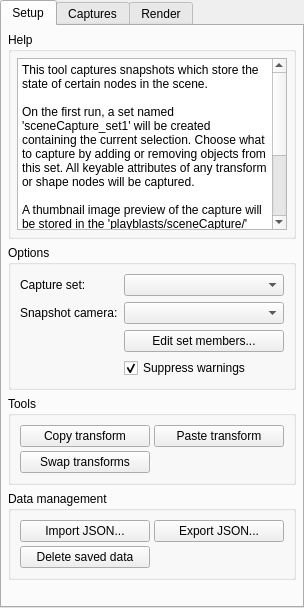
<?xml version="1.0" encoding="UTF-8"?>
<ui version="4.0">
 <class>capture_main</class>
 <widget class="QWidget" name="capture_main">
  <property name="geometry">
   <rect>
    <x>0</x>
    <y>0</y>
    <width>304</width>
    <height>608</height>
   </rect>
  </property>
  <property name="windowTitle">
   <string>Scene Capture</string>
  </property>
  <property name="styleSheet">
   <string notr="true">QWidget[bgoverride=&quot;true&quot;] {
	background-color: #333;
}
</string>
  </property>
  <layout class="QVBoxLayout" name="verticalLayout">
   <property name="margin">
    <number>0</number>
   </property>
   <item>
    <widget class="QTabWidget" name="tabWidget">
     <property name="currentIndex">
      <number>0</number>
     </property>
     <widget class="QWidget" name="setup_tab">
      <attribute name="title">
       <string>Setup</string>
      </attribute>
      <layout class="QVBoxLayout" name="setupTab_verticalLayout">
       <property name="margin">
        <number>6</number>
       </property>
       <item>
        <widget class="QGroupBox" name="help_groupBox">
         <property name="sizePolicy">
          <sizepolicy hsizetype="Preferred" vsizetype="Maximum">
           <horstretch>0</horstretch>
           <verstretch>0</verstretch>
          </sizepolicy>
         </property>
         <property name="title">
          <string>Help</string>
         </property>
         <layout class="QVBoxLayout" name="help_verticalLayout">
          <property name="spacing">
           <number>4</number>
          </property>
          <property name="margin">
           <number>6</number>
          </property>
          <item>
           <widget class="QPlainTextEdit" name="plainTextEdit">
            <property name="sizePolicy">
             <sizepolicy hsizetype="Expanding" vsizetype="Maximum">
              <horstretch>0</horstretch>
              <verstretch>0</verstretch>
             </sizepolicy>
            </property>
            <property name="readOnly">
             <bool>true</bool>
            </property>
            <property name="plainText">
             <string>This tool captures snapshots which store the state of certain nodes in the scene.

On the first run, a set named 'sceneCapture_set1' will be created containing the current selection. Choose what to capture by adding or removing objects from this set. All keyable attributes of any transform or shape nodes will be captured.

A thumbnail image preview of the capture will be stored in the 'playblasts/sceneCapture/&lt;Scene&gt;' subfolder of the current Maya project. If there is a camera in the set, this will be used for snaphots. If there is more than one camera, it can be selected from the options below. If the set contains no cameras, the snapshot cam will default to 'persp'. The image dimensions set in the Render Globals will be used.</string>
            </property>
           </widget>
          </item>
         </layout>
        </widget>
       </item>
       <item>
        <widget class="QGroupBox" name="options_groupBox">
         <property name="title">
          <string>Options</string>
         </property>
         <layout class="QFormLayout" name="formLayout">
          <property name="fieldGrowthPolicy">
           <enum>QFormLayout::AllNonFixedFieldsGrow</enum>
          </property>
          <item row="0" column="0">
           <widget class="QLabel" name="set_label">
            <property name="text">
             <string>Capture set:</string>
            </property>
           </widget>
          </item>
          <item row="0" column="1">
           <widget class="QComboBox" name="set_comboBox"/>
          </item>
          <item row="1" column="0">
           <widget class="QLabel" name="snapCam_label">
            <property name="text">
             <string>Snapshot camera:</string>
            </property>
           </widget>
          </item>
          <item row="1" column="1">
           <widget class="QComboBox" name="snapCam_comboBox"/>
          </item>
          <item row="3" column="1">
           <widget class="QCheckBox" name="noWarnings_checkBox">
            <property name="text">
             <string>Suppress warnings</string>
            </property>
            <property name="checked">
             <bool>true</bool>
            </property>
           </widget>
          </item>
          <item row="2" column="1">
           <widget class="QPushButton" name="setEditor_pushButton">
            <property name="toolTip">
             <string>Copy transform from last selected object</string>
            </property>
            <property name="text">
             <string>Edit set members...</string>
            </property>
            <property name="iconSize">
             <size>
              <width>24</width>
              <height>24</height>
             </size>
            </property>
           </widget>
          </item>
         </layout>
        </widget>
       </item>
       <item>
        <widget class="QGroupBox" name="tools_groupBox">
         <property name="title">
          <string>Tools</string>
         </property>
         <layout class="QGridLayout" name="gridLayout">
          <property name="spacing">
           <number>4</number>
          </property>
          <item row="0" column="1">
           <widget class="QPushButton" name="xformPaste_pushButton">
            <property name="toolTip">
             <string>Paste transform to selected object(s)</string>
            </property>
            <property name="text">
             <string>Paste transform</string>
            </property>
            <property name="icon">
             <iconset resource="icons.qrc">
              <normaloff>:/icons/paste.png</normaloff>:/icons/paste.png</iconset>
            </property>
            <property name="iconSize">
             <size>
              <width>24</width>
              <height>24</height>
             </size>
            </property>
           </widget>
          </item>
          <item row="1" column="0">
           <widget class="QPushButton" name="xformSwap_pushButton">
            <property name="toolTip">
             <string>Swap positions of two objects</string>
            </property>
            <property name="text">
             <string>Swap transforms</string>
            </property>
            <property name="icon">
             <iconset resource="icons.qrc">
              <normaloff>:/icons/swap.png</normaloff>:/icons/swap.png</iconset>
            </property>
            <property name="iconSize">
             <size>
              <width>24</width>
              <height>24</height>
             </size>
            </property>
           </widget>
          </item>
          <item row="0" column="0">
           <widget class="QPushButton" name="xformCopy_pushButton">
            <property name="toolTip">
             <string>Copy transform from last selected object</string>
            </property>
            <property name="text">
             <string>Copy transform</string>
            </property>
            <property name="icon">
             <iconset resource="icons.qrc">
              <normaloff>:/icons/copy.png</normaloff>:/icons/copy.png</iconset>
            </property>
            <property name="iconSize">
             <size>
              <width>24</width>
              <height>24</height>
             </size>
            </property>
           </widget>
          </item>
         </layout>
        </widget>
       </item>
       <item>
        <widget class="QGroupBox" name="data_groupBox">
         <property name="title">
          <string>Data management</string>
         </property>
         <layout class="QGridLayout" name="gridLayout_2">
          <property name="spacing">
           <number>4</number>
          </property>
          <item row="0" column="0">
           <widget class="QPushButton" name="import_pushButton">
            <property name="toolTip">
             <string>Import capture data from JSON file</string>
            </property>
            <property name="text">
             <string>Import JSON...</string>
            </property>
            <property name="icon">
             <iconset resource="icons.qrc">
              <normaloff>:/icons/import.png</normaloff>:/icons/import.png</iconset>
            </property>
            <property name="iconSize">
             <size>
              <width>24</width>
              <height>24</height>
             </size>
            </property>
           </widget>
          </item>
          <item row="0" column="1">
           <widget class="QPushButton" name="export_pushButton">
            <property name="toolTip">
             <string>Export capture data to JSON file</string>
            </property>
            <property name="text">
             <string>Export JSON...</string>
            </property>
            <property name="icon">
             <iconset resource="icons.qrc">
              <normaloff>:/icons/export.png</normaloff>:/icons/export.png</iconset>
            </property>
            <property name="iconSize">
             <size>
              <width>24</width>
              <height>24</height>
             </size>
            </property>
           </widget>
          </item>
          <item row="1" column="0">
           <widget class="QPushButton" name="delData_pushButton">
            <property name="toolTip">
             <string>Delete all external capture data for this scene</string>
            </property>
            <property name="text">
             <string>Delete saved data</string>
            </property>
            <property name="icon">
             <iconset resource="icons.qrc">
              <normaloff>:/icons/delete.png</normaloff>:/icons/delete.png</iconset>
            </property>
            <property name="iconSize">
             <size>
              <width>24</width>
              <height>24</height>
             </size>
            </property>
           </widget>
          </item>
         </layout>
        </widget>
       </item>
       <item>
        <spacer name="verticalSpacer_2">
         <property name="orientation">
          <enum>Qt::Vertical</enum>
         </property>
         <property name="sizeHint" stdset="0">
          <size>
           <width>20</width>
           <height>40</height>
          </size>
         </property>
        </spacer>
       </item>
      </layout>
     </widget>
     <widget class="QWidget" name="captures_tab">
      <attribute name="title">
       <string>Captures</string>
      </attribute>
      <layout class="QVBoxLayout" name="capturesTab_verticalLayout">
       <property name="margin">
        <number>6</number>
       </property>
       <item>
        <widget class="QGroupBox" name="newCapture_GroupBox">
         <property name="enabled">
          <bool>true</bool>
         </property>
         <property name="sizePolicy">
          <sizepolicy hsizetype="Preferred" vsizetype="Maximum">
           <horstretch>0</horstretch>
           <verstretch>0</verstretch>
          </sizepolicy>
         </property>
         <property name="title">
          <string>Create new capture</string>
         </property>
         <layout class="QHBoxLayout" name="horizontalLayout_3">
          <property name="spacing">
           <number>4</number>
          </property>
          <property name="margin">
           <number>6</number>
          </property>
          <item>
           <widget class="QLabel" name="captureName_label">
            <property name="text">
             <string>Name:</string>
            </property>
           </widget>
          </item>
          <item>
           <widget class="QLineEdit" name="captureName_lineEdit">
            <property name="text">
             <string/>
            </property>
            <property name="frame">
             <bool>true</bool>
            </property>
            <property name="dragEnabled">
             <bool>false</bool>
            </property>
           </widget>
          </item>
          <item>
           <widget class="QToolButton" name="capture_toolButton">
            <property name="sizePolicy">
             <sizepolicy hsizetype="Maximum" vsizetype="Fixed">
              <horstretch>0</horstretch>
              <verstretch>0</verstretch>
             </sizepolicy>
            </property>
            <property name="toolTip">
             <string>Capture</string>
            </property>
            <property name="autoFillBackground">
             <bool>false</bool>
            </property>
            <property name="text">
             <string>Capture</string>
            </property>
            <property name="icon">
             <iconset resource="icons.qrc">
              <normaloff>:/icons/capture.png</normaloff>:/icons/capture.png</iconset>
            </property>
            <property name="iconSize">
             <size>
              <width>24</width>
              <height>24</height>
             </size>
            </property>
            <property name="autoExclusive">
             <bool>false</bool>
            </property>
           </widget>
          </item>
         </layout>
        </widget>
       </item>
       <item>
        <widget class="QGroupBox" name="captures_groupBox">
         <property name="enabled">
          <bool>true</bool>
         </property>
         <property name="title">
          <string>Captures</string>
         </property>
         <property name="bgoverride" stdset="0">
          <bool>false</bool>
         </property>
         <layout class="QVBoxLayout" name="capturesGroup_verticalLayout">
          <property name="spacing">
           <number>4</number>
          </property>
          <property name="margin">
           <number>6</number>
          </property>
          <item>
           <widget class="QScrollArea" name="scrollArea">
            <property name="frameShape">
             <enum>QFrame::NoFrame</enum>
            </property>
            <property name="frameShadow">
             <enum>QFrame::Plain</enum>
            </property>
            <property name="lineWidth">
             <number>0</number>
            </property>
            <property name="widgetResizable">
             <bool>true</bool>
            </property>
            <property name="bgoverride" stdset="0">
             <bool>false</bool>
            </property>
            <widget class="QWidget" name="scrollAreaWidgetContents">
             <property name="geometry">
              <rect>
               <x>0</x>
               <y>0</y>
               <width>272</width>
               <height>16</height>
              </rect>
             </property>
             <property name="sizePolicy">
              <sizepolicy hsizetype="Preferred" vsizetype="Maximum">
               <horstretch>0</horstretch>
               <verstretch>0</verstretch>
              </sizepolicy>
             </property>
             <property name="bgoverride" stdset="0">
              <bool>false</bool>
             </property>
             <layout class="QVBoxLayout" name="captures_verticalLayout">
              <property name="spacing">
               <number>4</number>
              </property>
              <property name="margin">
               <number>0</number>
              </property>
             </layout>
            </widget>
           </widget>
          </item>
         </layout>
        </widget>
       </item>
      </layout>
     </widget>
     <widget class="QWidget" name="render_tab">
      <attribute name="title">
       <string>Render</string>
      </attribute>
      <layout class="QVBoxLayout" name="renderTab_verticalLayout">
       <property name="margin">
        <number>6</number>
       </property>
       <item>
        <widget class="QGroupBox" name="render_groupBox">
         <property name="enabled">
          <bool>true</bool>
         </property>
         <property name="sizePolicy">
          <sizepolicy hsizetype="Preferred" vsizetype="Maximum">
           <horstretch>0</horstretch>
           <verstretch>0</verstretch>
          </sizepolicy>
         </property>
         <property name="title">
          <string>Create preview render of each checked set</string>
         </property>
         <layout class="QGridLayout" name="gridLayout_3">
          <property name="verticalSpacing">
           <number>2</number>
          </property>
          <property name="margin">
           <number>6</number>
          </property>
          <item row="2" column="0">
           <widget class="QLabel" name="label_33">
            <property name="text">
             <string>W/H</string>
            </property>
           </widget>
          </item>
          <item row="2" column="1">
           <widget class="QFrame" name="frame_2">
            <property name="frameShape">
             <enum>QFrame::NoFrame</enum>
            </property>
            <property name="frameShadow">
             <enum>QFrame::Plain</enum>
            </property>
            <property name="lineWidth">
             <number>0</number>
            </property>
            <layout class="QHBoxLayout" name="horizontalLayout_2">
             <property name="spacing">
              <number>2</number>
             </property>
             <property name="margin">
              <number>0</number>
             </property>
             <item>
              <widget class="QSpinBox" name="width_spinBox">
               <property name="minimum">
                <number>1</number>
               </property>
               <property name="maximum">
                <number>99999</number>
               </property>
               <property name="value">
                <number>2048</number>
               </property>
              </widget>
             </item>
             <item>
              <widget class="QSpinBox" name="height_spinBox">
               <property name="minimum">
                <number>1</number>
               </property>
               <property name="maximum">
                <number>99999</number>
               </property>
               <property name="value">
                <number>1536</number>
               </property>
              </widget>
             </item>
            </layout>
           </widget>
          </item>
          <item row="3" column="0">
           <widget class="QLabel" name="label_35">
            <property name="text">
             <string>Path</string>
            </property>
           </widget>
          </item>
          <item row="3" column="1">
           <widget class="QLineEdit" name="path_lineEdit">
            <property name="text">
             <string>C:/</string>
            </property>
            <property name="frame">
             <bool>true</bool>
            </property>
            <property name="dragEnabled">
             <bool>false</bool>
            </property>
           </widget>
          </item>
          <item row="2" column="4">
           <widget class="QComboBox" name="filetype_comboBox">
            <property name="currentIndex">
             <number>0</number>
            </property>
            <item>
             <property name="text">
              <string>jpg</string>
             </property>
            </item>
            <item>
             <property name="text">
              <string>exr</string>
             </property>
            </item>
           </widget>
          </item>
          <item row="3" column="4">
           <widget class="QPushButton" name="render_button">
            <property name="palette">
             <palette>
              <active>
               <colorrole role="Button">
                <brush brushstyle="SolidPattern">
                 <color alpha="255">
                  <red>255</red>
                  <green>170</green>
                  <blue>0</blue>
                 </color>
                </brush>
               </colorrole>
              </active>
              <inactive>
               <colorrole role="Button">
                <brush brushstyle="SolidPattern">
                 <color alpha="255">
                  <red>255</red>
                  <green>170</green>
                  <blue>0</blue>
                 </color>
                </brush>
               </colorrole>
              </inactive>
              <disabled>
               <colorrole role="Button">
                <brush brushstyle="SolidPattern">
                 <color alpha="255">
                  <red>255</red>
                  <green>170</green>
                  <blue>0</blue>
                 </color>
                </brush>
               </colorrole>
              </disabled>
             </palette>
            </property>
            <property name="font">
             <font>
              <weight>75</weight>
              <bold>true</bold>
             </font>
            </property>
            <property name="cursor">
             <cursorShape>ArrowCursor</cursorShape>
            </property>
            <property name="autoFillBackground">
             <bool>false</bool>
            </property>
            <property name="text">
             <string>RENDER</string>
            </property>
            <property name="autoExclusive">
             <bool>false</bool>
            </property>
            <property name="flat">
             <bool>false</bool>
            </property>
           </widget>
          </item>
         </layout>
        </widget>
       </item>
       <item>
        <spacer name="verticalSpacer">
         <property name="orientation">
          <enum>Qt::Vertical</enum>
         </property>
         <property name="sizeHint" stdset="0">
          <size>
           <width>20</width>
           <height>40</height>
          </size>
         </property>
        </spacer>
       </item>
      </layout>
     </widget>
    </widget>
   </item>
  </layout>
 </widget>
 <resources>
  <include location="icons.qrc"/>
 </resources>
 <connections/>
</ui>
